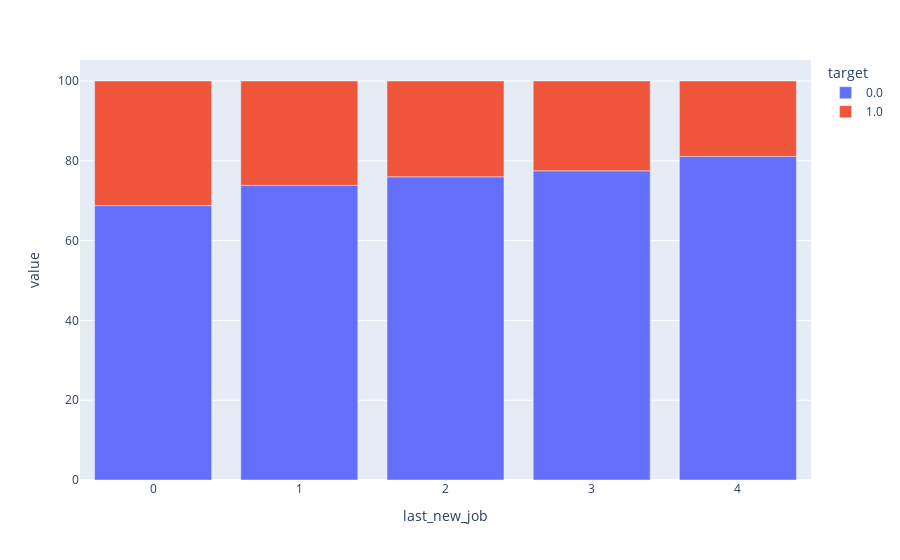

Notebook cell for this chart:
### Code cell
fig = px.bar(calculations, x="last_new_job", y="value",
             color='target')
fig.show()

### Figure 1 — Plotly figure (JSON) as saved in the notebook; plotly's stock layout.template omitted (floating-point values rounded to 4 significant figures)
{"data": [{"alignmentgroup": "True", "hovertemplate": "target=0.0<br>last_new_job=%{x}<br>value=%{y}<extra></extra>", "legendgroup": "0.0", "marker": {"color": "#636efa"}, "name": "0.0", "offsetgroup": "0.0", "orientation": "v", "showlegend": true, "textposition": "auto", "type": "bar", "x": [0, 1, 2, 3, 4], "xaxis": "x", "y": [68.77, 73.83, 75.98, 77.5, 81.09], "yaxis": "y"}, {"alignmentgroup": "True", "hovertemplate": "target=1.0<br>last_new_job=%{x}<br>value=%{y}<extra></extra>", "legendgroup": "1.0", "marker": {"color": "#EF553B"}, "name": "1.0", "offsetgroup": "1.0", "orientation": "v", "showlegend": true, "textposition": "auto", "type": "bar", "x": [0, 1, 2, 3, 4], "xaxis": "x", "y": [31.23, 26.17, 24.02, 22.5, 18.91], "yaxis": "y"}], "layout": {"barmode": "relative", "legend": {"title": {"text": "target"}, "tracegroupgap": 0}, "margin": {"t": 60}, "xaxis": {"anchor": "y", "domain": [0, 1], "title": {"text": "last_new_job"}}, "yaxis": {"anchor": "x", "domain": [0, 1], "title": {"text": "value"}}}}
